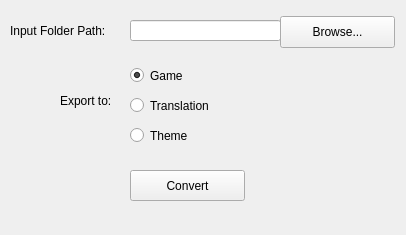
<?xml version="1.0" encoding="UTF-8"?>
<ui version="4.0">
 <class>MainWindow</class>
 <widget class="QMainWindow" name="MainWindow">
  <property name="geometry">
   <rect>
    <x>0</x>
    <y>0</y>
    <width>406</width>
    <height>235</height>
   </rect>
  </property>
  <property name="minimumSize">
   <size>
    <width>406</width>
    <height>235</height>
   </size>
  </property>
  <property name="maximumSize">
   <size>
    <width>406</width>
    <height>235</height>
   </size>
  </property>
  <property name="font">
   <font>
    <weight>50</weight>
    <bold>false</bold>
   </font>
  </property>
  <property name="windowTitle">
   <string>Plugin Converter - By Meorge</string>
  </property>
  <property name="windowOpacity">
   <double>1.000000000000000</double>
  </property>
  <property name="tabShape">
   <enum>QTabWidget::Rounded</enum>
  </property>
  <property name="unifiedTitleAndToolBarOnMac">
   <bool>true</bool>
  </property>
  <widget class="QWidget" name="centralwidget">
   <widget class="QLineEdit" name="inputFolder">
    <property name="geometry">
     <rect>
      <x>130</x>
      <y>20</y>
      <width>151</width>
      <height>21</height>
     </rect>
    </property>
   </widget>
   <widget class="QLabel" name="label">
    <property name="geometry">
     <rect>
      <x>10</x>
      <y>20</y>
      <width>121</width>
      <height>21</height>
     </rect>
    </property>
    <property name="text">
     <string>Input Folder Path:</string>
    </property>
   </widget>
   <widget class="QRadioButton" name="gameButton">
    <property name="geometry">
     <rect>
      <x>130</x>
      <y>60</y>
      <width>101</width>
      <height>31</height>
     </rect>
    </property>
    <property name="text">
     <string>Game</string>
    </property>
    <property name="checked">
     <bool>true</bool>
    </property>
   </widget>
   <widget class="QRadioButton" name="transButton">
    <property name="geometry">
     <rect>
      <x>130</x>
      <y>90</y>
      <width>101</width>
      <height>31</height>
     </rect>
    </property>
    <property name="text">
     <string>Translation</string>
    </property>
    <property name="checked">
     <bool>false</bool>
    </property>
   </widget>
   <widget class="QRadioButton" name="themeButton">
    <property name="geometry">
     <rect>
      <x>130</x>
      <y>120</y>
      <width>101</width>
      <height>31</height>
     </rect>
    </property>
    <property name="text">
     <string>Theme</string>
    </property>
    <property name="checked">
     <bool>false</bool>
    </property>
   </widget>
   <widget class="QLabel" name="label_2">
    <property name="geometry">
     <rect>
      <x>60</x>
      <y>90</y>
      <width>61</width>
      <height>21</height>
     </rect>
    </property>
    <property name="text">
     <string>Export to:</string>
    </property>
   </widget>
   <widget class="QPushButton" name="convert">
    <property name="geometry">
     <rect>
      <x>130</x>
      <y>170</y>
      <width>115</width>
      <height>31</height>
     </rect>
    </property>
    <property name="text">
     <string>Convert</string>
    </property>
   </widget>
   <widget class="QPushButton" name="findfolder">
    <property name="geometry">
     <rect>
      <x>280</x>
      <y>16</y>
      <width>115</width>
      <height>32</height>
     </rect>
    </property>
    <property name="text">
     <string>Browse...</string>
    </property>
   </widget>
  </widget>
 </widget>
 <resources/>
 <connections/>
</ui>
